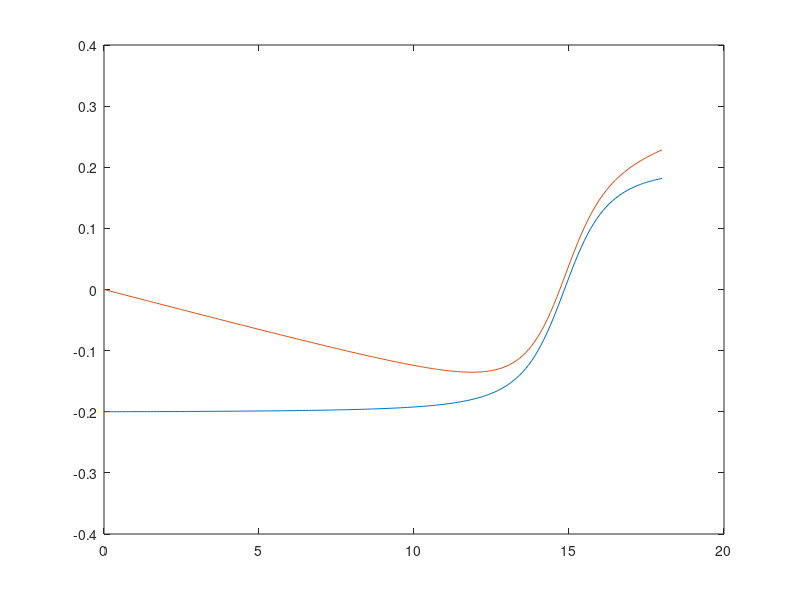
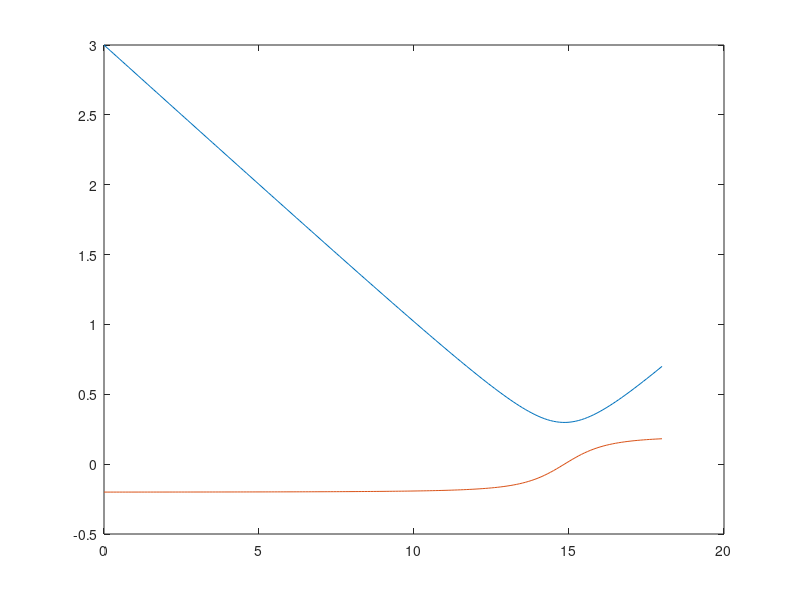
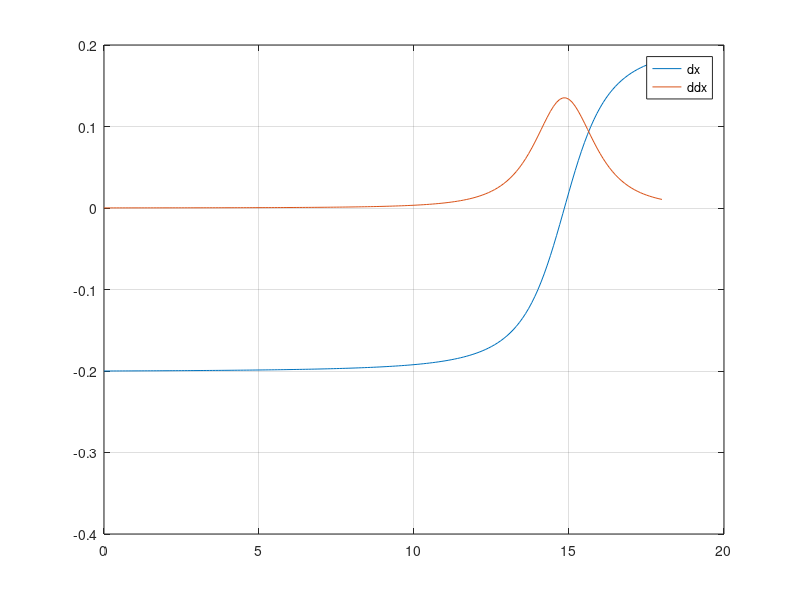
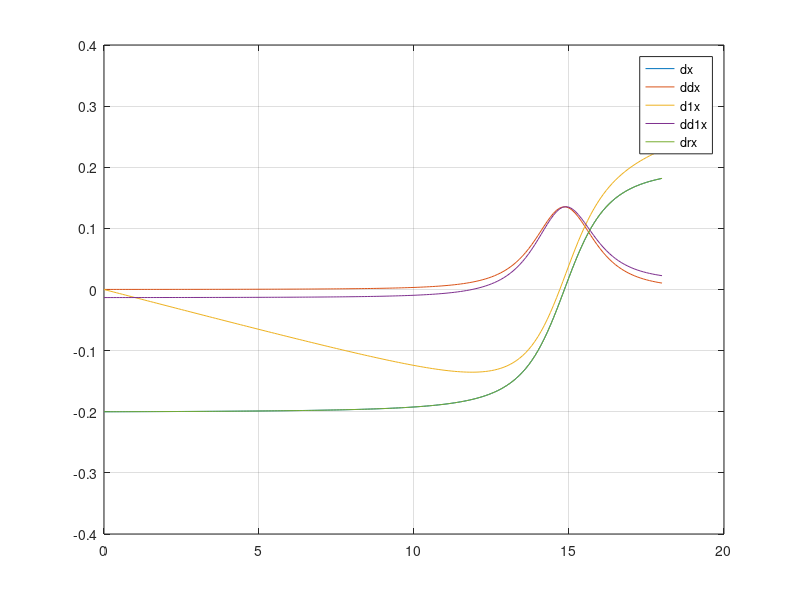

These figures' MATLAB source, in order:
%% Studies related to auto focus
d = -.2;
s = .02;
r = 3;
f = -5;

x = (0:.1:18)';
rx = sqrt((r+d*x).^2 + (x*s).^2);
dx = (r*d+x*(d^2+s^2))./rx;
figure; plot(x,rx);
%%
plot(x,dx); shg
%%
sx = s*r./rx;
plot(x,sx); shg
%%
th = atand(sqrt(dx.^2+sx.^2));
plot(x,th); shg
%%
f = -15;
d1x = dx - rx/f;
plot(x,dx,x,d1x); shg
%%
% d(dx)/dx
drx = (d*(r+d*x)+s^2*x)./rx;
figure; plot(x,rx,x,drx);
%%
ddx = (rx*(d^2+s^2)-(r*d+x*(d^2+s^2)).*drx)./(rx.^2);
figure; plot(x,dx,x,ddx);
legend('dx','ddx');
grid;
%%
dd1x = ddx - drx/f;
figure; plot(x,dx,x,ddx,x,d1x,x,dd1x,x,drx); grid;
legend('dx','ddx','d1x','dd1x','drx');
%%
% Check ddx:
x1 = x(1:end-1)+diff(x)/2;
ddxd = diff(dx)./diff(x);
figure; plot(x,ddx,x1,ddxd); legend('ddx','ddxd');
%%
V = [
  -(d^2+s^2)^2/f
  -3*r*d*(d^2+s^2)/f
  -r^2*(3*d^2+s^2)/f
  r^2*(s^2-r*d/f)
  ];
dd1xf = polyval(V,x);
figure; plot(x,d1x,x,dd1xf); legend('d1x','dd1xf');
grid;
%%
rts = roots(V);
rts = rts(imag(rts)==0);
rts = rts(rts > 0);
rts = min(rts); % rts should be where the radius == rmax
